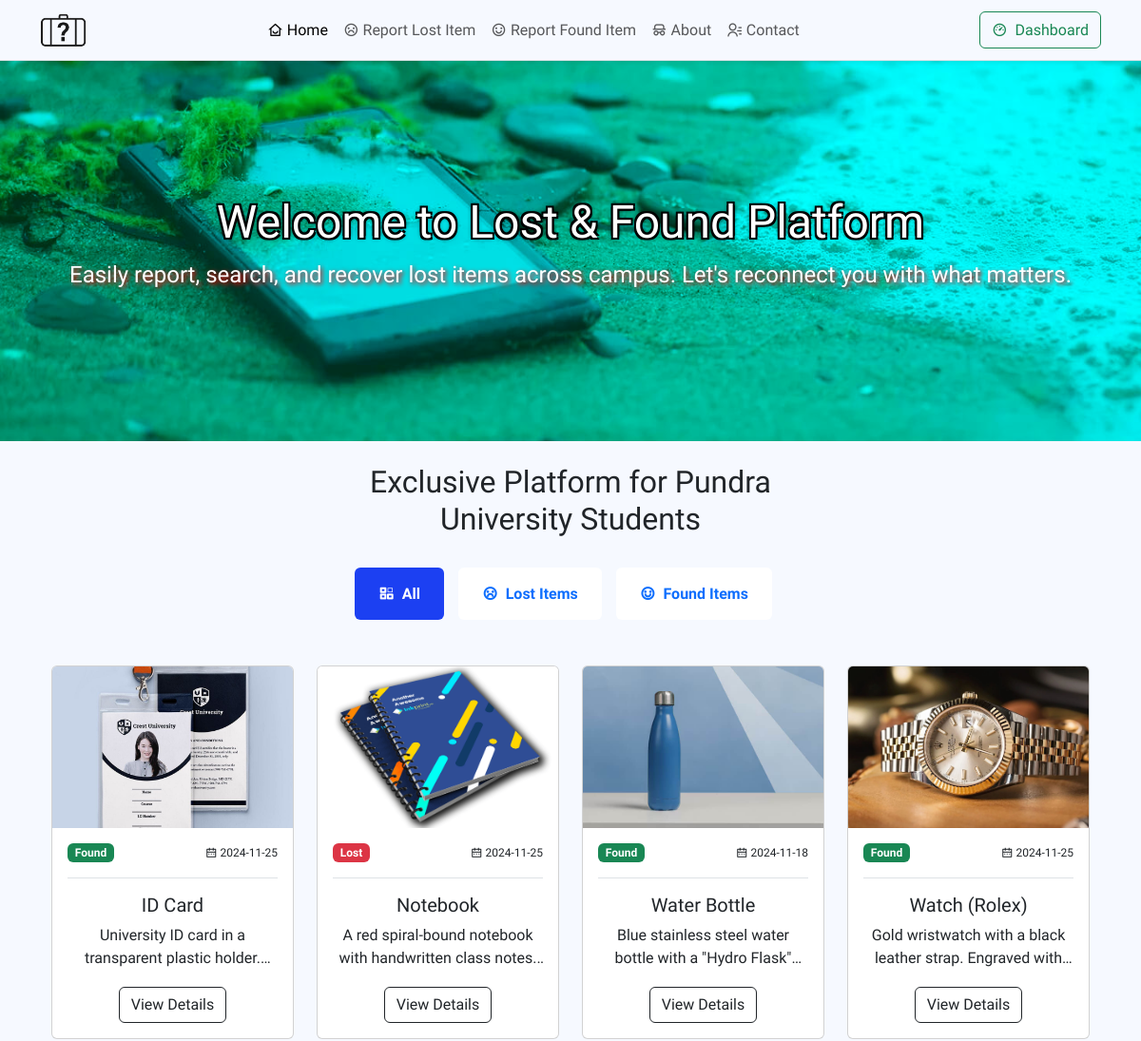
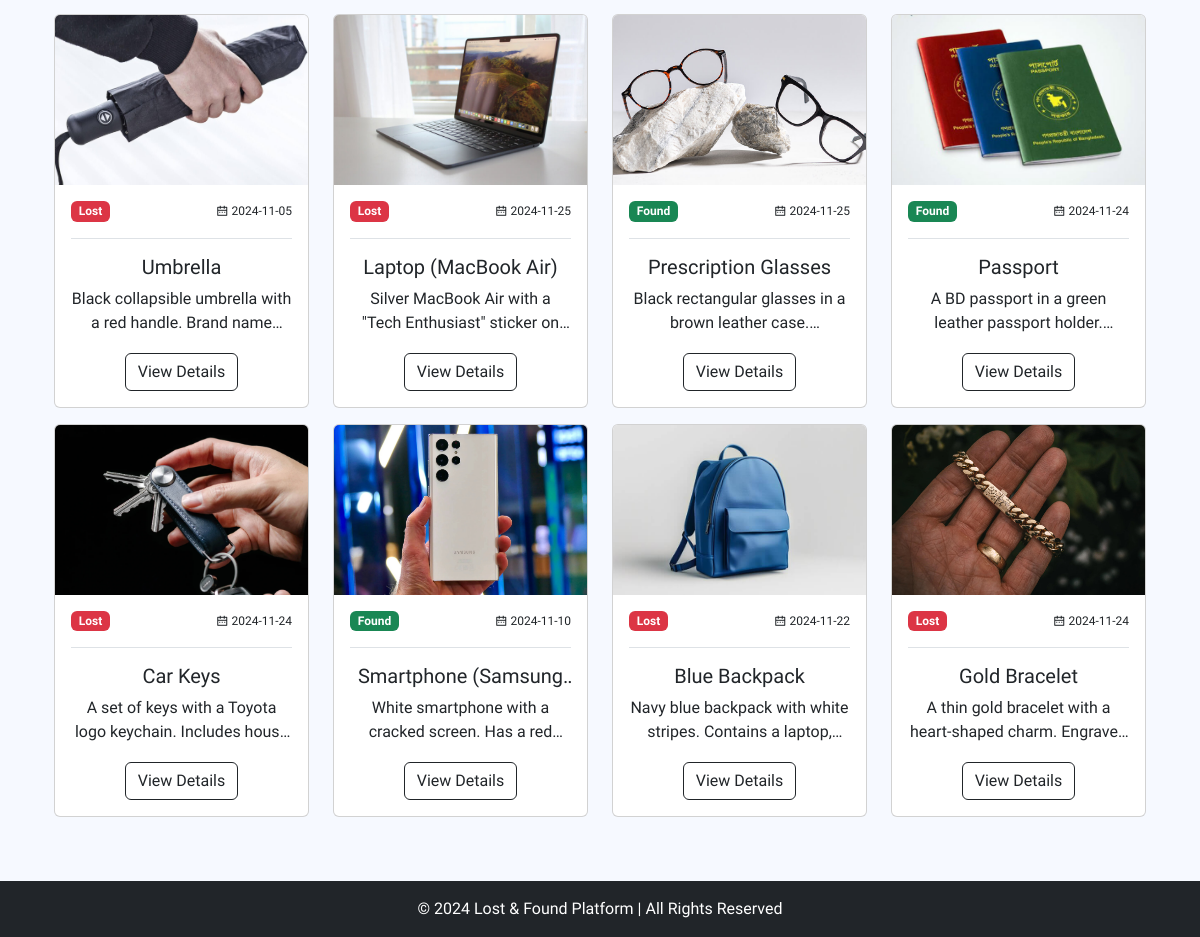
The app's page /views/index.php (signed in) with its own data (2 pictures, top to bottom).
### tables this page shows
CREATE TABLE `items` (
  `id` int(11) NOT NULL,
  `user_id` int(11) DEFAULT NULL,
  `name` varchar(100) DEFAULT NULL,
  `description` text DEFAULT NULL,
  `category` varchar(50) DEFAULT NULL,
  `location` varchar(100) DEFAULT NULL,
  `status` enum('lost','found') DEFAULT 'lost',
  `photo` varchar(255) DEFAULT NULL,
  `date` date DEFAULT NULL,
  `created_at` timestamp NULL DEFAULT current_timestamp(),
  `proof_photo` varchar(255) DEFAULT NULL
);

### views/index.php (the view, shortened to what this page needs)
<?php include('../includes/header.php'); ?>
<?php require_once '../backend/config.php'; ?>
<div class="container-fluid p-0">
            <div class="hero-section text-center px-3 px-lg-5">
                <h1>Welcome to Lost & Found Platform</h1>
                <p>Easily report, search, and recover lost items across campus. Let's reconnect you with what matters.</p>
            </div>
</div>
<div class="container main-section mb-5">
    <div class="row my-4 justify-content-center">
        <div class="col-lg-8 col-xl-6">
            <h2 class="text-center">Exclusive Platform for Pundra University Students</h2>
        </div>
    </div>
    <div class="row">
        <div class="col-12">
            <ul class="nav nav-pills mb-3 d-flex justify-content-center" id="pills-tab" role="tablist">
                <li class="nav-item" role="presentation">
                    <button class="nav-link active" id="pills-all-tab" data-bs-toggle="pill" data-bs-target="#pills-all" type="button" role="tab" aria-controls="pills-all" aria-selected="true"><i class="ri-gallery-view-2 me-1"></i> All</button>
                </li>
                <li class="nav-item" role="presentation">
                    <button class="nav-link" id="pills-lost-items-tab" data-bs-toggle="pill" data-bs-target="#pills-lost-items" type="button" role="tab" aria-controls="pills-lost-items" aria-selected="false"><i class="ri-emotion-unhappy-line me-1"></i> Lost Items</button>
                </li>
                <li class="nav-item" role="presentation">
                    <button class="nav-link" id="pills-found-items-tab" data-bs-toggle="pill" data-bs-target="#pills-found-items" type="button" role="tab" aria-controls="pills-found-items" aria-selected="false"><i class="ri-emotion-happy-line me-1"></i> Found Items</button>
                </li>
            </ul>
            <div class="tab-content" id="pills-tabContent">
                <div class="tab-pane fade show active" id="pills-all" role="tabpanel" aria-labelledby="pills-all-tab" tabindex="0">
                    <div class="container mt-5">
                        <div class="row justify-content-center">
                            <?php
                            $result = $conn->query("SELECT * FROM items ORDER BY created_at DESC");
                            while ($row = $result->fetch_assoc()) {
                                echo '<div class="col-md-6 col-lg-4 col-xl-3 mb-3">';
                                echo '<div class="card">';
                                echo '<img src="' . $row['photo'] . '" class="card-img-top" style="object-fit:cover;height:170px" alt="Item">';
                                echo '<div class="card-body">';
                                echo '<div class="d-flex align-items-center justify-content-between border-bottom mb-3 card-head">
                                <p class="text-capitalize badge ' .
                                ($row['status'] === 'lost' ? 'text-bg-danger' : 'text-bg-success') .
                                '">' . $row['status'] . '</p>
                                <p><i class="ri-calendar-2-line"></i> ' . $row['date'] . '</p>
                              </div>'; date("d M Y", strtotime($row['date'])). '</p></div>';
                                echo '<h5 class="card-title text-center line-clamp1">' . $row['name'] . '</h5>';
                                echo '<p class="card-text text-center line-clamp2">' . $row['description'] . '</p>';
                                echo '<div class="text-center"><a href="item_details.php?id=' . $row['id'] . '" class="btn btn-outline-dark">View Details</a></div>';
                                echo '</div></div></div>';
                            }
                            ?>
                        </div>
                    </div>
                </div>
            </div>
        </div>
    </div>
</div>
<?php include('../includes/footer.php'); ?>

### includes/header.php (shortened to what this page needs)
<!DOCTYPE html>
<html lang="en">
<head>
    <link href="https://cdn.jsdelivr.net/npm/bootstrap@5.3.0-alpha1/dist/css/bootstrap.min.css" rel="stylesheet">
    <link rel="stylesheet" href="https://cdnjs.cloudflare.com/ajax/libs/remixicon/4.5.0/remixicon.css" />
 <link rel="stylesheet" href="../assets/css/styles.css">
</head>
<body>
<div class="wrapper">
    <header>
<nav class="navbar navbar-expand-lg border-bottom shadow-sm">
  <div class="container">
    <a class="navbar-brand" href="index.php"><img src="../assets/images/logo.png" alt="Logo" style="width: 50px;"></a>
    <div class="collapse navbar-collapse" id="navbarScroll">
      <ul class="navbar-nav mx-auto my-2 my-lg-0 navbar-nav-scroll" style="--bs-scroll-height: 100px;">
        <li class="nav-item">
          <a class="nav-link" aria-current="page" href="index.php"><i class="ri-home-smile-line"></i> Home</a>
        </li>
        <li class="nav-item">
          <a class="nav-link" href="report_lost.php"><i class="ri-emotion-unhappy-line"></i> Report Lost Item</a>
        </li>
        <li class="nav-item">
          <a class="nav-link" href="report_found.php"><i class="ri-emotion-happy-line"></i> Report Found Item</a>
        </li>
        <li class="nav-item">
          <a class="nav-link" href="about.php"><i class="ri-spy-line"></i> About</a>
        </li>
        <li class="nav-item me-3">
          <a class="nav-link" href="contact.php"><i class="ri-contacts-line"></i> Contact</a>
        </li>
      </ul>
      <form class="d-flex" role="search">
      <?php
      if (!isset($_SESSION['user_id'])) {
          echo '<a href="login.php" class="btn btn-outline-success"><i class="ri-login-circle-line me-1"></i> Login</a>';
      }else{
        echo '<a href="dashboard.php" class="btn btn-outline-success"><i class="ri-dashboard-3-line me-1"></i> Dashboard</a>';
      }
      ?>
      </form>
    </div>
  </div>
</nav>
</header>
<main>

### includes/footer.php (shortened to what this page needs)
</main>
<footer class="bg-dark text-white text-center py-3">
    <p class="mb-0">&copy; <span id="year"></span> Lost & Found Platform | All Rights Reserved</p>
</footer>
</div>
</body>
</html>

### assets/css/styles.css (style rules this page uses)
html, body { font-family: "Lexend", serif; font-optical-sizing: auto; font-weight: normal; font-style: normal; height: 100%; background-color: #f6f9ff; }
.wrapper { display: flex; flex-direction: column; min-height: 100vh; }
main { flex: 1; }
footer { background-color: #333; color: #fff; text-align: center; padding: 10px 0; }
.hero-section { background: #009688 url(../images/slider-bg.jpg); height: 400px; background-blend-mode: overlay; background-repeat: no-repeat; background-position: center; background-size: cover; display: flex; flex-direction: column; align-items: center; justify-content: center; }
.hero-section h1 { color:white; text-shadow: -2px -2px 0 black, 2px -2px 0 black, -2px 2px 0 black, 2px 2px 0 black, 0px 0px 5px black; font-size: 3rem; }
.hero-section p { text-shadow: 2px 2px 5px red; color:white; font-size: 1.5rem; }
.main-section .nav .nav-item button { background-color: white; margin-right: 15px; font-weight: 600; padding: 15px 25px }
.main-section .nav .nav-item button.active { background-color: #1C40F2; }
.line-clamp2 { display: -webkit-box; -webkit-line-clamp: 2; -webkit-box-orient: vertical; overflow: hidden; height: 50px; }
.line-clamp1 { display: -webkit-box; -webkit-line-clamp: 1; -webkit-box-orient: vertical; overflow: hidden; }
.card-head p { font-size: 12px; }

### records on screen
items: photo (placeholder picture), status "Found", date "2024-11-25", name "ID Card", description "University ID card in a transparent plastic…"
items: photo (picture), status "Lost", date "2024-11-25", name "Notebook", description "A red spiral-bound notebook with handwritten class…"
items: photo (picture), status "Found", date "2024-11-18", name "Water Bottle", description "Blue stainless steel water bottle with a \"Hydro…"
items: photo (picture), status "Found", date "2024-11-25", name "Watch (Rolex)", description "Gold wristwatch with a black leather strap. Engraved…"
items: photo (picture), status "Lost", date "2024-11-05", name "Umbrella", description "Black collapsible umbrella with a red handle. Brand…"
items: photo (picture), status "Lost", date "2024-11-25", name "Laptop (MacBook Air)", description "Silver MacBook Air with a \"Tech Enthusiast\" sticker…"
items: photo (picture), status "Found", date "2024-11-25", name "Prescription Glasses", description "Black rectangular glasses in a brown leather…"
items: photo (picture), status "Found", date "2024-11-24", name "Passport", description "A BD passport in a green leather passport…"
items: photo (picture), status "Lost", date "2024-11-24", name "Car Keys", description "A set of keys with a Toyota logo keychain. Includes…"
items: photo (picture), status "Found", date "2024-11-10", name "Smartphone…", description "White smartphone with a cracked screen. Has a…"
items: photo (picture), status "Lost", date "2024-11-22", name "Blue Backpack", description "Navy blue backpack with white stripes. Contains a…"
items: photo (picture), status "Lost", date "2024-11-24", name "Gold Bracelet", description "A thin gold bracelet with a heart-shaped charm.…"
